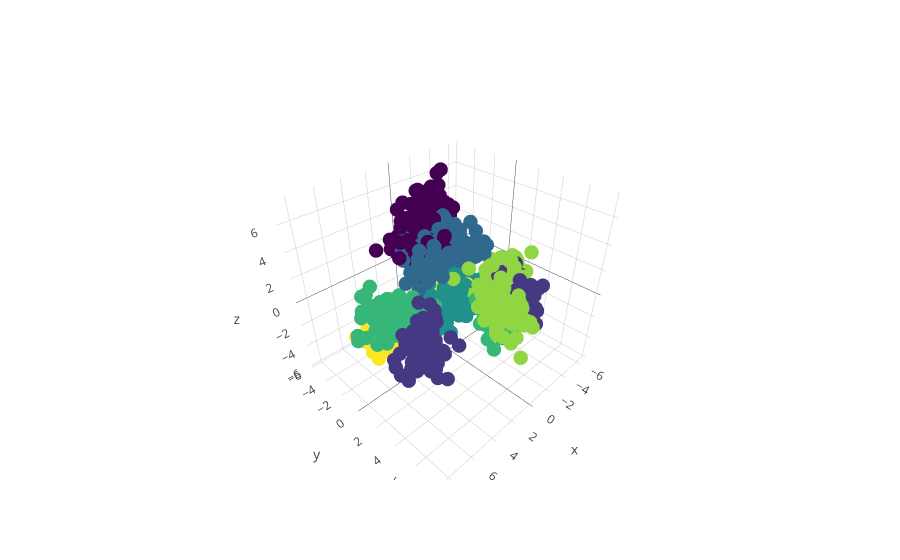

Here is the notebook cell this chart was saved with:
### Code cell
# by period
trace1_period = go.Scatter3d(
    x = doc_vectors_3d_with_period['x'],
    y = doc_vectors_3d_with_period['y'],
    z = doc_vectors_3d_with_period['z'],
    mode='markers',
    marker=dict(
        size=5,
        color= doc_vectors_3d_with_period['period'],
        colorscale='Viridis'
    )
)

# # Make a figure object
data = [trace1_period]
fig = go.Figure(data= data)

# Send to Plotly and show in notebook
iplot(fig, filename='test1')

### Figure 1 — Plotly figure (JSON) as saved in the notebook; plotly's stock layout.template omitted (floating-point values rounded to 4 significant figures; data arrays with more than 128 entries replaced by an {"elided": "..."} marker saying what was removed)
{"data": [{"marker": {"color": {"elided": "980 int values"}, "colorscale": "Viridis", "size": 5}, "mode": "markers", "type": "scatter3d", "uid": "09e3ed0c-ba95-11e8-a14a-6c40088edaf6", "x": {"elided": "980 float values"}, "y": {"elided": "980 float values"}, "z": {"elided": "980 float values"}}], "layout": {}}
